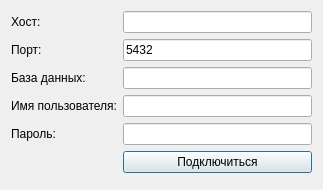
<?xml version="1.0" encoding="UTF-8"?>
<ui version="4.0">
 <class>SetupConnection</class>
 <widget class="QDialog" name="SetupConnection">
  <property name="windowModality">
   <enum>Qt::ApplicationModal</enum>
  </property>
  <property name="geometry">
   <rect>
    <x>0</x>
    <y>0</y>
    <width>323</width>
    <height>190</height>
   </rect>
  </property>
  <property name="windowTitle">
   <string>Настройка соединения</string>
  </property>
  <layout class="QFormLayout" name="formLayout">
   <item row="0" column="0">
    <widget class="QLabel" name="HostName_Label">
     <property name="text">
      <string>Хост:</string>
     </property>
    </widget>
   </item>
   <item row="0" column="1">
    <widget class="QLineEdit" name="HostName_Edit"/>
   </item>
   <item row="2" column="0">
    <widget class="QLabel" name="DBName_Label">
     <property name="text">
      <string>База данных:</string>
     </property>
    </widget>
   </item>
   <item row="2" column="1">
    <widget class="QLineEdit" name="DBName_Edit"/>
   </item>
   <item row="3" column="0">
    <widget class="QLabel" name="UserName_Label">
     <property name="text">
      <string>Имя пользователя:</string>
     </property>
    </widget>
   </item>
   <item row="3" column="1">
    <widget class="QLineEdit" name="UserName_Edit"/>
   </item>
   <item row="4" column="0">
    <widget class="QLabel" name="Password_Label">
     <property name="text">
      <string>Пароль:</string>
     </property>
    </widget>
   </item>
   <item row="4" column="1">
    <widget class="QLineEdit" name="Password_Edit">
     <property name="inputMask">
      <string/>
     </property>
     <property name="echoMode">
      <enum>QLineEdit::Password</enum>
     </property>
    </widget>
   </item>
   <item row="5" column="1">
    <widget class="QPushButton" name="TryConnect_Button">
     <property name="text">
      <string>Подключиться</string>
     </property>
    </widget>
   </item>
   <item row="1" column="0">
    <widget class="QLabel" name="port_Label">
     <property name="text">
      <string>Порт:</string>
     </property>
    </widget>
   </item>
   <item row="1" column="1">
    <widget class="QLineEdit" name="Port_Edit">
     <property name="text">
      <string>5432</string>
     </property>
    </widget>
   </item>
  </layout>
 </widget>
 <resources/>
 <connections/>
</ui>
